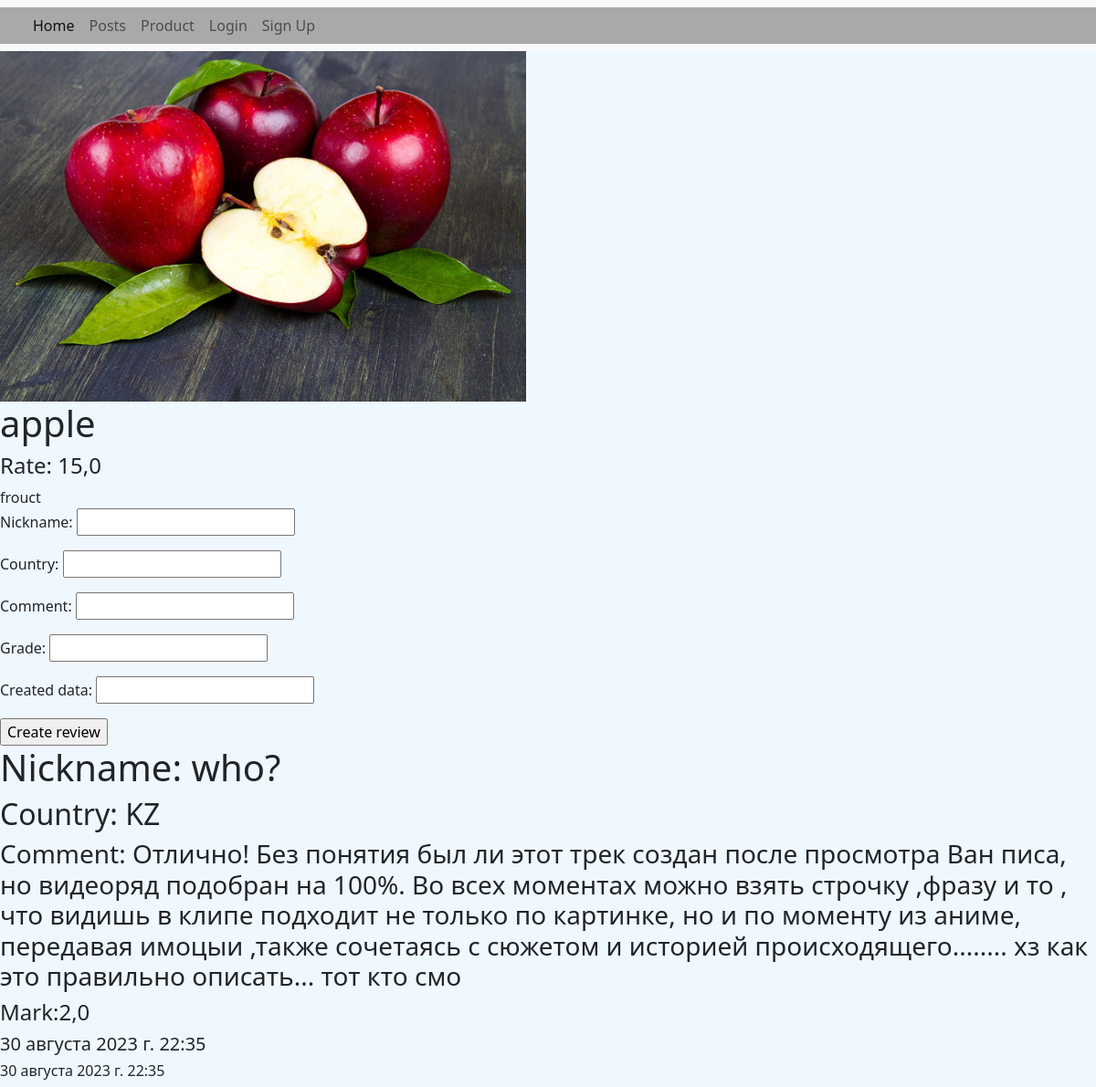
The page /products/1/ on the database its author committed.
### posts/models.py (models this page shows)
class Product(models.Model):
    image = models.ImageField(upload_to='product_image',blank=True,null=True)
    title = models.CharField(max_length=50)
    price = models.FloatField()
    compound = models.TextField(blank=False)
    connection = models.ManyToManyField(Category, related_name='category')
    connection_review = models.ManyToManyField(Review,related_name='connection_review')

class Review(models.Model):
    nickname = models.CharField(max_length=40)
    country = models.CharField(max_length=60)
    comment = models.CharField(max_length=350)
    grade = models.FloatField(default=0, max_length=5.0)
    create_data = models.DateTimeField(auto_now_add=True)
    modification_data = models.DateTimeField(auto_now=True)

### posts/views.py (the view)
# urls.py: path('products/<int:id>/', post_views.product_detail_view),
def product_detail_view(request, id):
    if request.method == 'GET':
        product = Product.objects.get(id=id)
    context_data = {
        'product' : product,
        'form': ReviewCreateForm
    }
    return render(request, 'product/detail.html',context=context_data)

### templates/product/detail.html (shortened to what this page needs)
{% extends 'layouts/index.html' %}
{% block product %}
    <div class="product_block">
        <div class="image">
            <img src="/media/{{ product.image }}" alt="" >
        </div>
        <div class="info">
            <h1>{{ product.title }}</h1>
            <h4>Rate: {{ product.price }}</h4>
            <h7>{{ product.compound }}</h7>
        </div>
    </div>
{% endblock %}
{% block review%}
     <form action="/product/<int:id>/" method="post" enctype="multipart/form-data">
        {{ form.as_p }}
        <input type="submit" value="Create review">
    </form>
     <div class="product_review_block">
        {% for review in product.connection_review.all %}
         <div class="review">
            <h1>Nickname: {{ review.nickname }}</h1>
            <h2>Country: {{review.country}}</h2>
            <h3>Comment: {{ review.comment }}</h3>
            <h4>Mark:{{ review.grade }}</h4>
            <h5>{{ review.create_data }}</h5>
            <h6>{{ review.modification_data }}</h6>
        </div>
        {% endfor %}
    </div>
{% endblock %}

### rows shown on the page
Product: image (picture), title "apple", price "15,0", compound "frouct"
Review: nickname "who?", country "KZ", comment "Отлично! Без понятия был ли этот трек создан после просмотра Ван писа, но видеоряд подобран на 100%. Во всех моментах можно взять строчку ,фразу и то , что видишь в клипе подходит не только по картинке, но и по моменту из аниме, передавая имоцыи ,также сочетаясь с сюжетом и историей происходящего........ хз как это правильно описать... тот кто смо", grade "2,0", create_data "30 августа 2023 г. 22:35", modification_data "30 августа 2023 г. 22:35"
